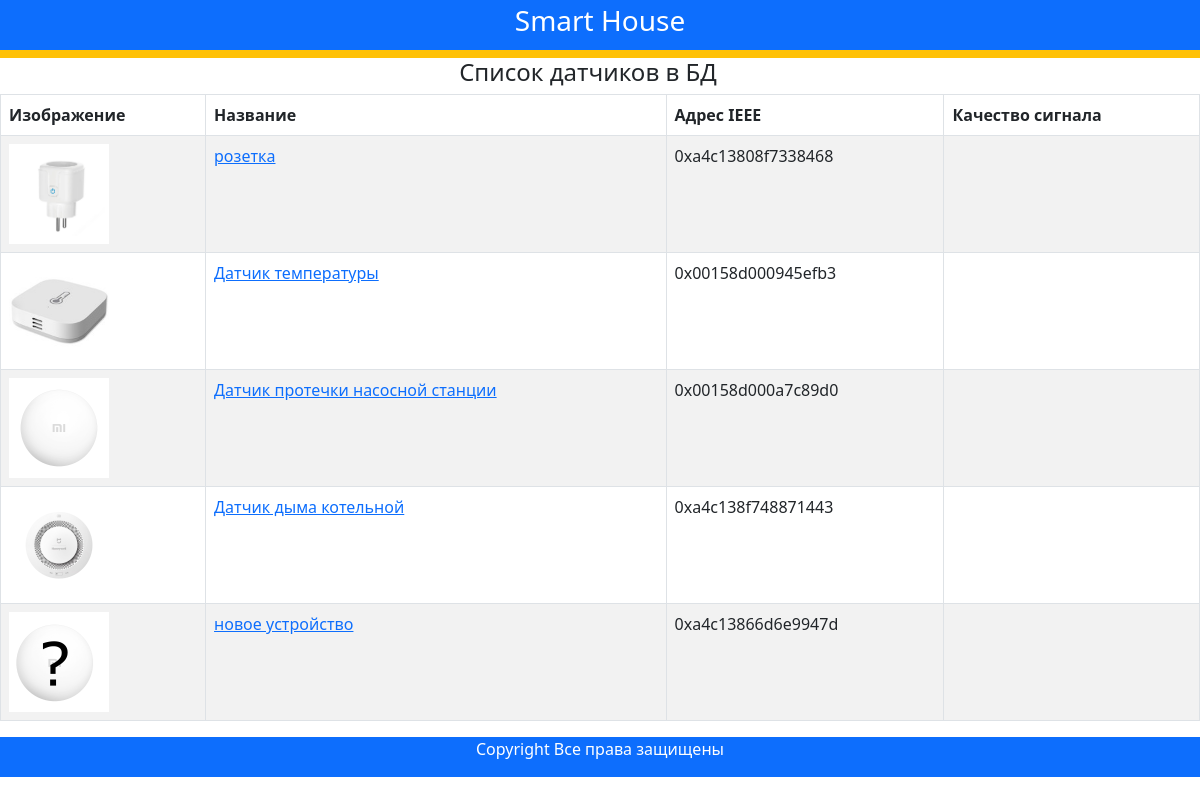
The app's page /devices/, older data.
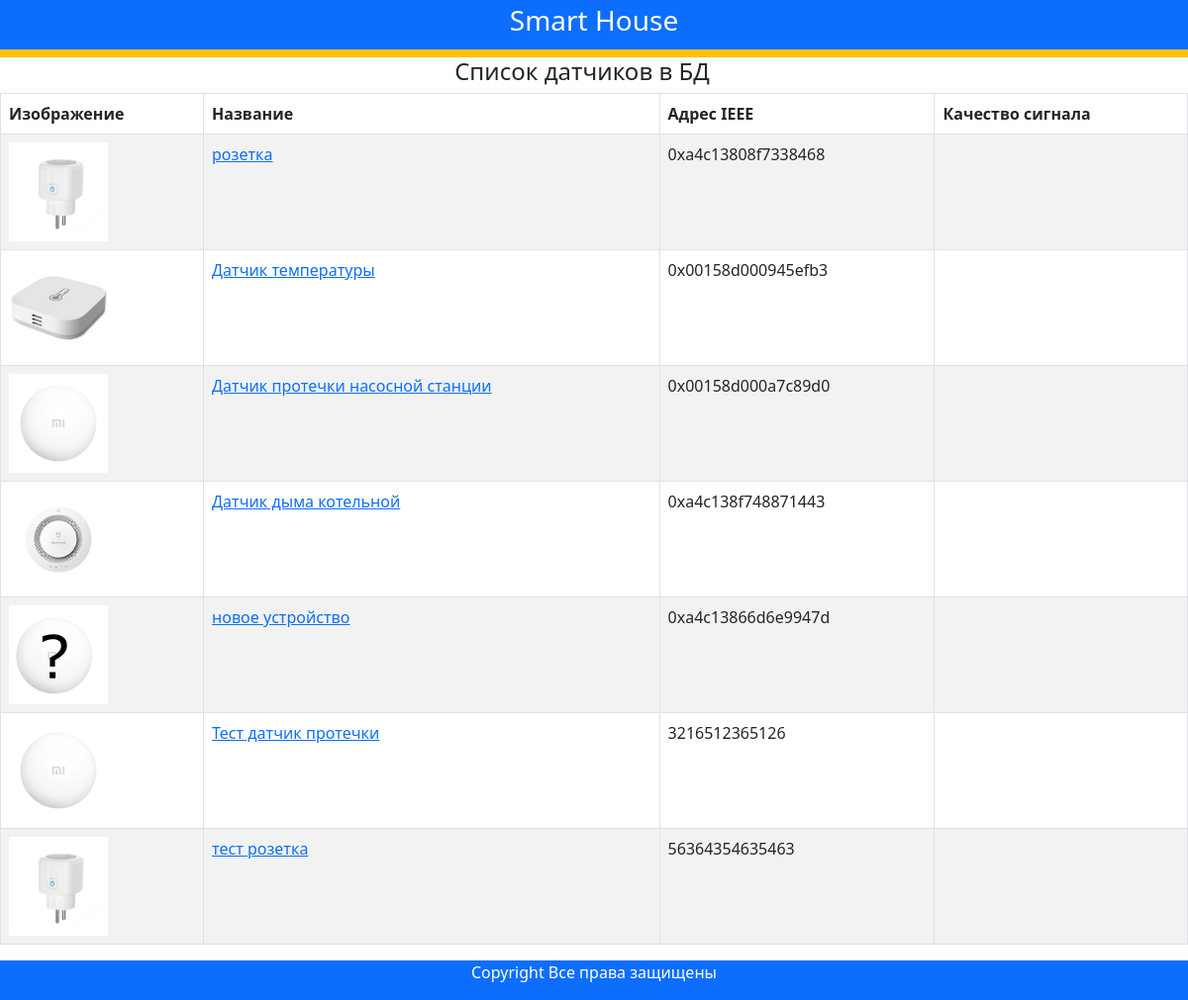
The same page, newer data.
### smart_house/models.py (models this page shows, shortened)
class Device(models.Model):
    class Meta:
        db_table = 'devices'
    name = models.CharField(
        db_column='name',
        max_length=50,
        help_text="Введите название датчика",
        verbose_name="Название датчика"
    )
    address = models.CharField(
        db_column='address',
        max_length=50,
        help_text="Введите ieee адрес датчика",
        verbose_name="ieee адрес датчика"
    )
    json_data = models.JSONField(
        db_column='json_data',
        null=True,
        blank=True
    )
    groups_id = models.ForeignKey(
        to='Group',
        db_column='groups_id',
        on_delete=models.CASCADE,
        help_text="Укажите в какую группу входит устройство",
        verbose_name="В какую группу входит устройство",
        null=True,
        blank=True
    )
    devices_type= models.ForeignKey(
        to='DeviceType',
        db_column='devices_type_id',
        on_delete=models.CASCADE,
        help_text="Укажите тип устройства",
        verbose_name="Тип устройства",
        null=True,
        blank=True
    )

class DeviceType(models.Model):
    class Meta:
        db_table = 'devices_type'
    name = models.CharField(
        db_column='name',
        max_length=50,
        help_text="Введите тип устройства",
        verbose_name="Название типа устройства"
    )
    image = models.ImageField(
        upload_to='images',
        help_text="Введите изображение устройства",
        verbose_name="Изображение устройства"
    )

### smart_house/views.py (the view)
# urls.py: path('devices/', views.DeviceListView.as_view(), name='devices'),
class DeviceListView(ListView):
    model = Device
    template_name = 'smart_house/devices.html'
    context_object_name = 'devices'
    def get_context_data(self, **kwargs):
        context = super().get_context_data(**kwargs)
        for obj in self.object_list:
            obj.json_data = json.loads(obj.json_data)
        return context

### templates/smart_house/devices.html (shortened to what this page needs)
{% extends "smart_house/base.html" %}
{% block content %}
  <div class="row text-center text-dark 1h-2">
      <h4>Список датчиков в БД</h4>
    </div>
    {% if devices %}
    <table class="table table-striped table-bordered text-start">
      <thead>
        <tr>
          <th>Изображение</th>
          <th>Название</th>
          <th>Адрес IEEE	</th>
          <th>Качество сигнала	</th>
        </tr>
      </thead>
      <tbody>
        {% for device in devices %}
          <tr>
            <td><img src="{{ device.devices_type.image.url }}" alt="connect" style="max-height:100px"></td>
            <td><a href="{{ device.id }}">{{ device.name }}</a></td>
            <td>{{ device.address }}</td>
            <td>
          </tr>
        {% endfor %}
      </tbody>
    </table>
    {% else %}
      <p>В базе нет датчиков</p>
    {% endif %}
  {% endblock content %}

### templates/smart_house/base.html (shortened to what this page needs)
<!DOCTYPE html>
<html lang="en">
<head>
  {% load static %}
  <link rel='stylesheet' href='/static/css/bootstrap.min.css'>
  <link rel='stylesheet' href='/static/css/my_style/style.css'>
</head>
<body>
  <div class="container-fluid p-1 bg-primary text-white text-center">
    <div class="row">
      <div class="col-12">
        <h3>Smart House</h3>
      </div>
    </div>
  </div>
  <div class="container-fluid">
    <div class="row bg-warning text-center">
    </div>
  </div>
  <div class="container-fluid">
    <div class="row text-start text-body">
      <div class="col">
        <div class="row text-center">
        {% block content %}
        {% endblock content %}
        </div>
      </div>
    </div>
  </div>
  <div class="container-fluid">
    <div class="row bg-primary text-center text-white 1h-1">
      {% block footer %}
        <p>
          Copyright Все права защищены
        </p>
      {% endblock footer %}
    </div>
  </div>
</body>
</html>

Row changes from the older to the newer data that the page shows:
added Device: devices_type.image (picture), name "Тест датчик протечки", address "3216512365126"
added Device: devices_type.image (picture), name "тест розетка", address "56364354635463"
